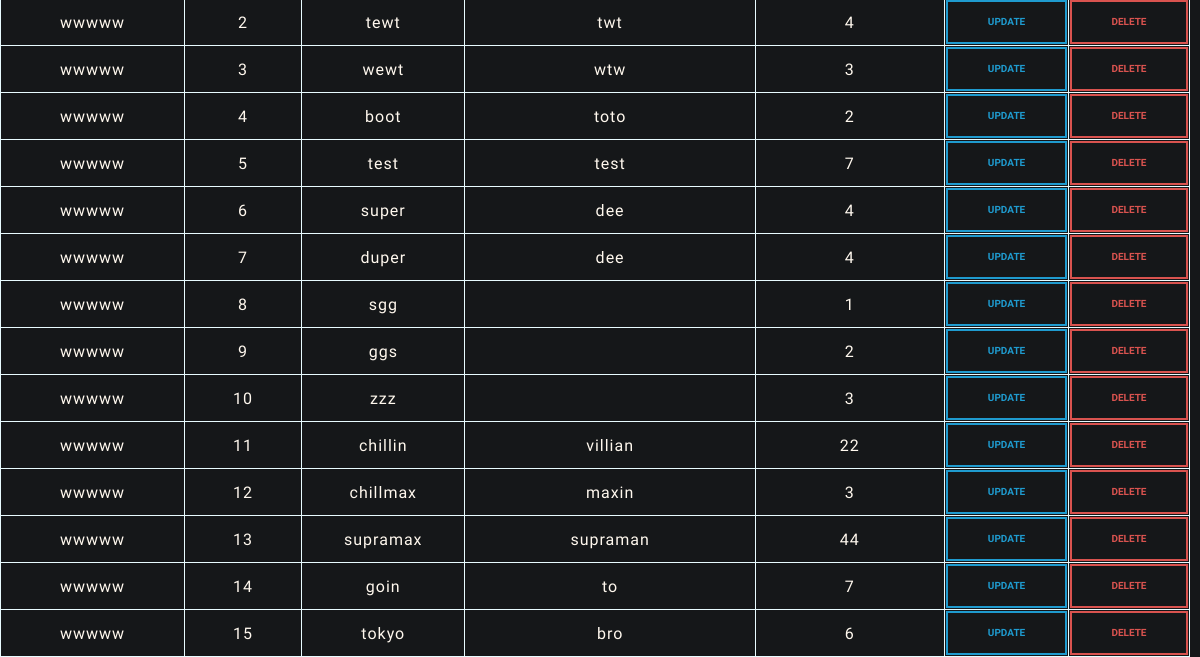
Before: / (lower part) with the older database file.
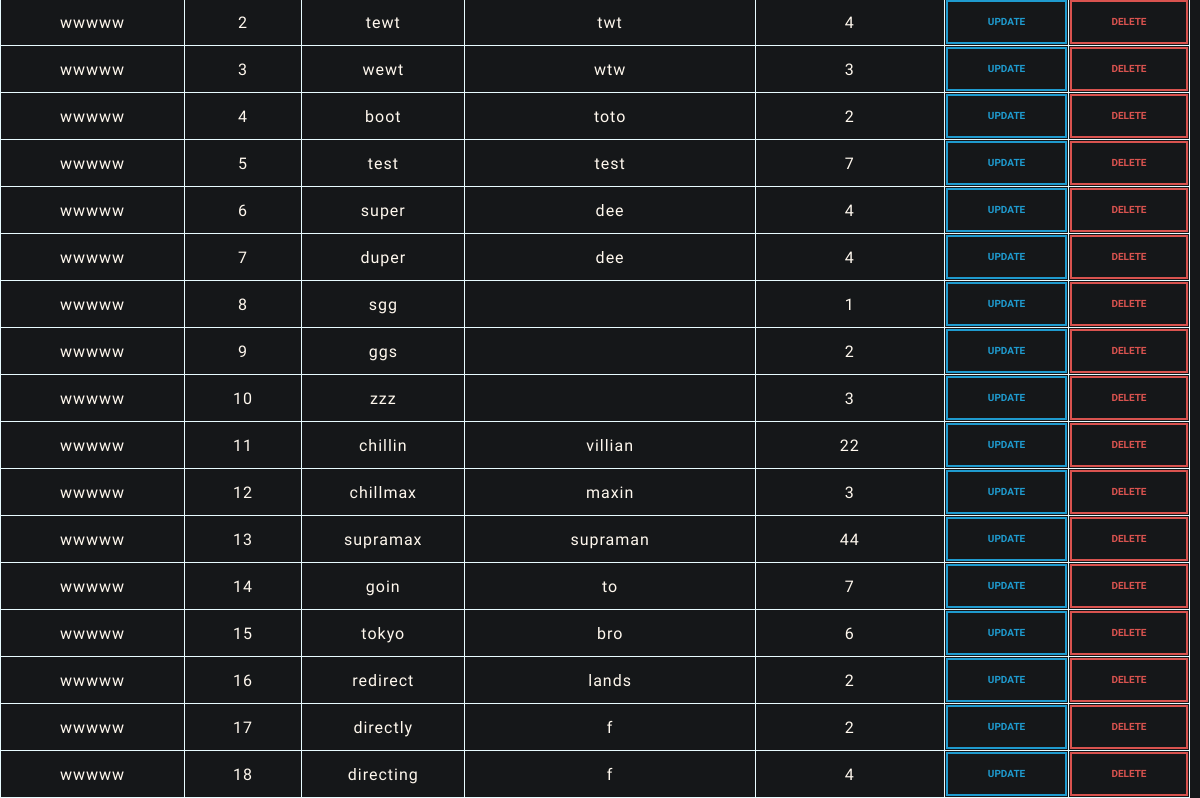
After: the same page with the newer database file.
### app.py (models this page shows, shortened)
class Record(db.Model):
    __tablename__ = "records"
    record_type = db.Column(db.String(5), primary_key=True)
    field_id = db.Column(db.Integer, primary_key=True)
    field_name = db.Column(db.String(25))
    field_description = db.Column(db.String(75))
    field_length = db.Column(db.Integer)

### app.py (the view)
@app.route('/')
def index():
    messages = Message.query.all()
    records = Record.query.all()
    return render_template('index.html', messages=messages, records=records)

### templates/index.html (shortened to what this page needs)
<html>
    <head>
        <link rel="stylesheet" href="{{ url_for('static', filename='bootstrap.min.css')}}" />
        <link rel="stylesheet" href="{{ url_for('static', filename='style.css')}}" />
    </head>
    <body>
        <div class="containter text-center">
            <div class="row">
                    <div class="col-md-auto">
                    <br />
                    <table>
                        <tbody>
                        {% for data in records %}
                            <tr>
                            <td>{{data.record_type}}</td>
                            <td>{{data.field_id}}</td>
                            <td>{{data.field_name}}</td>
                            <td>{{data.field_description}}</td>
                            <td>{{data.field_length}}</td>
                            <td><a href="/update_field/{{data.record_type}}/{{data.field_id}}"><button type="button" class="btn btn-outline-info btn-sm">Update</button></a></td>
                            <td><a href="/delete/{{data.record_type}}/{{data.field_id}}"><button type="button" class="btn btn-outline-danger btn-sm">Delete</button></a></td>
                            </tr>
                        {% endfor %}
                        </tbody>
                    </table>
                    </div>
            </div>
        </div>
    </body>
</html>

### static/style.css (style rules this page uses)
body { background-color: #151719; }
table { border-width: 1px; border-style: solid; border-color: #E8FBFF; border-collapse: collapse; min-width: 800px; width: 100%; }

Changed rows visible on the page:
added Record: record_type "wwwww", field_id "16", field_name "redirect", field_description "lands", field_length "2"
added Record: record_type "wwwww", field_id "17", field_name "directly", field_description "f", field_length "2"
added Record: record_type "wwwww", field_id "18", field_name "directing", field_description "f", field_length "4"
